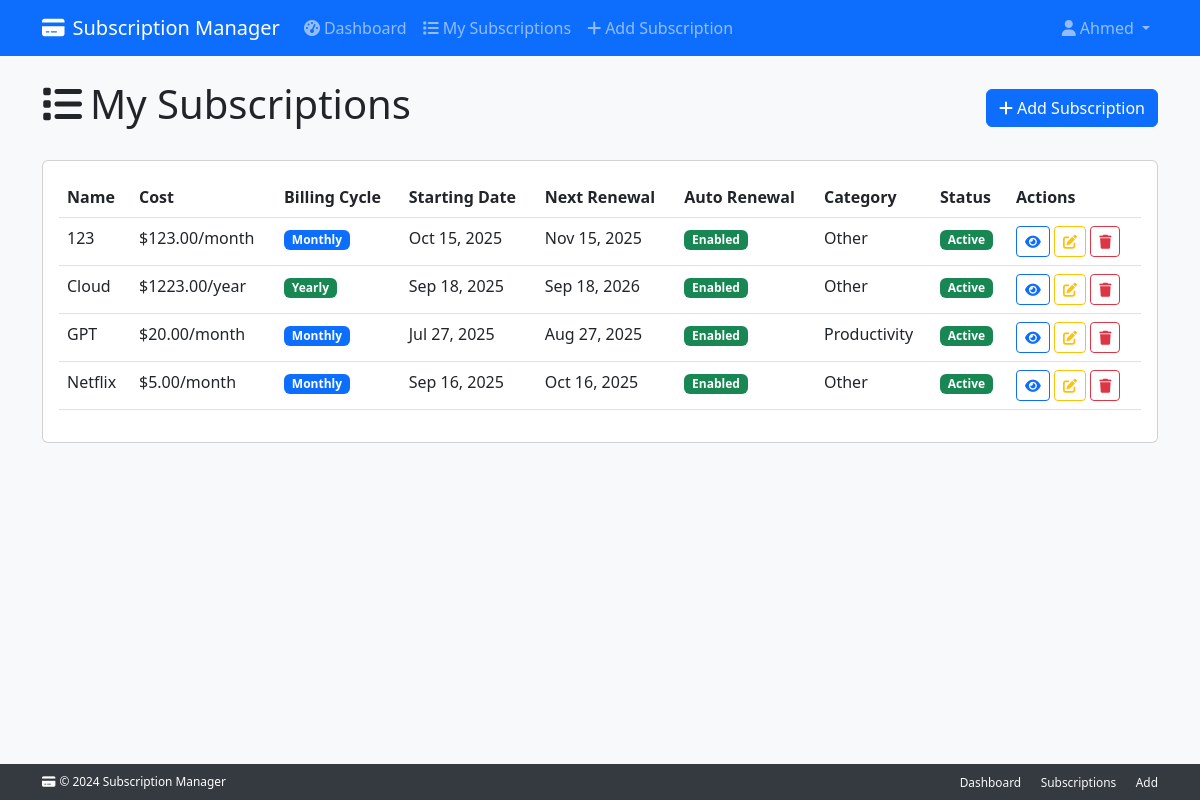
/subscriptions/ (signed in), run on an earlier commit of the app's database.
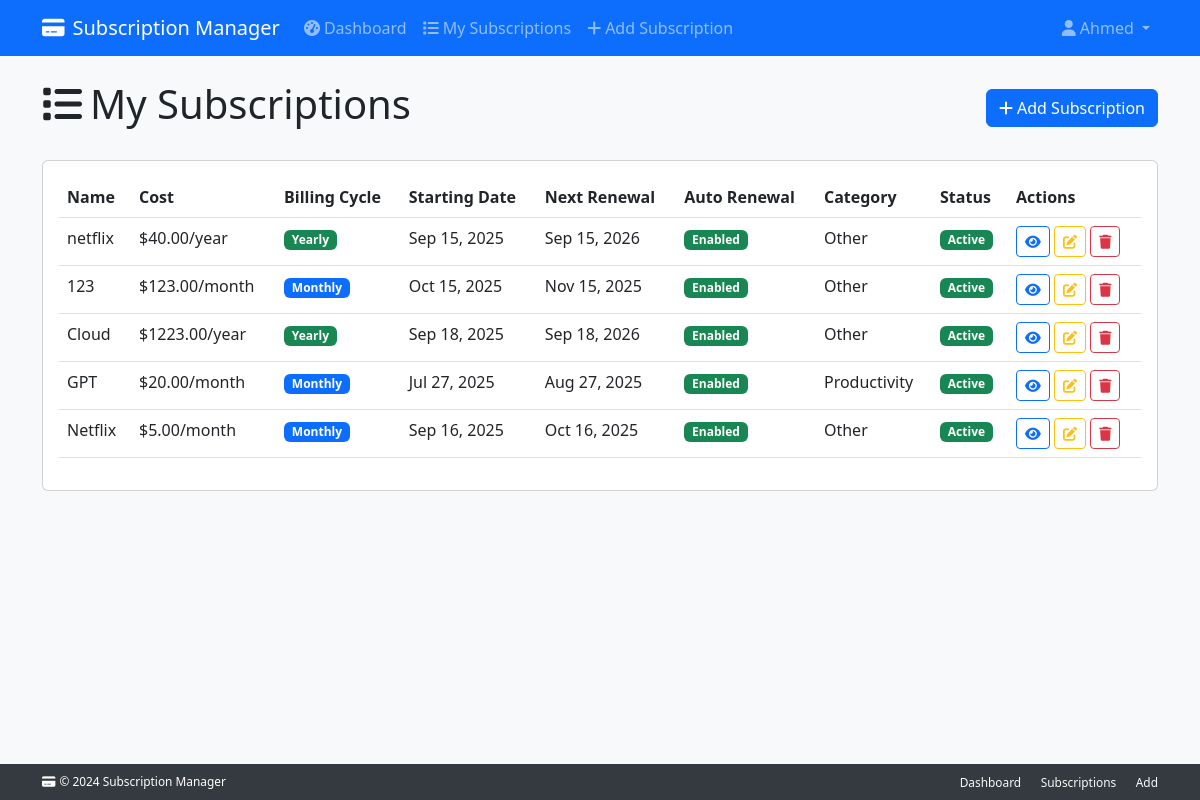
And on a later commit of the database.
### subscriptions/models.py (models this page shows, shortened)
class Subscription(models.Model):
    user = models.ForeignKey(settings.AUTH_USER_MODEL, on_delete=models.CASCADE, related_name="subscriptions")
    name = models.CharField(max_length=200)
    monthly_cost = models.DecimalField(max_digits=10, decimal_places=2, null=True, blank=True)
    yearly_cost = models.DecimalField(max_digits=10, decimal_places=2, null=True, blank=True)
    billing_cycle = models.CharField(max_length=10, choices=BILLING_CYCLE_CHOICES)
    start_date = models.DateField()
    renewal_date = models.DateField(null=True, blank=True)
    duration_months = models.PositiveIntegerField(null=True, blank=True, help_text="Duration in months (for monthly billing)")
    duration_years = models.PositiveIntegerField(null=True, blank=True, help_text="Duration in years (for yearly billing)")
    is_active = models.BooleanField(default=True)
    auto_renewal = models.BooleanField(default=True)  # Default enabled
    category = models.ForeignKey(Category, on_delete=models.PROTECT)
    created_at = models.DateTimeField(auto_now_add=True)
    updated_at = models.DateTimeField(auto_now=True)
    def days_until_renewal(self):
        if not self.renewal_date or not self.is_active:
            return None
        today = timezone.now().date()
        return (self.renewal_date - today).days
    def is_renewing_within(self, days: int = 7) -> bool:
        remaining_days = self.days_until_renewal()
        if remaining_days is None:
            return False
        if remaining_days < 0:
            return False
        return remaining_days <= days

class Category(models.Model):
    name = models.CharField(max_length=150)
    description = models.TextField(blank=True)
    parent = models.ForeignKey("self", null=True, blank=True, on_delete=models.SET_NULL, related_name="subcategories")

### subscriptions/views.py (the view)
# urls.py: path('', views.subscription_list, name='subscription_list'),
@login_required
def subscription_list(request):
    subscriptions = Subscription.objects.filter(user=request.user).order_by('-created_at')
    return render(request, 'subscriptions/subscription_list.html', {
        'subscriptions': subscriptions
    })

### subscriptions/templates/subscriptions/subscription_list.html (shortened to what this page needs)
{% extends 'base.html' %} {% block title %}My Subscriptions - Subscription Manager{% endblock %} {% block content %}
<div class="row">
  <div class="col-12">
    <div class="d-flex justify-content-between align-items-center mb-4">
      <h1><i class="fas fa-list me-2"></i>My Subscriptions</h1>
      <a href="{% url 'add_subscription' %}" class="btn btn-primary">
        <i class="fas fa-plus me-1"></i>Add Subscription
      </a>
    </div>
  </div>
</div>
<div class="row">
  <div class="col-12">
    {% if subscriptions %}
    <div class="card">
      <div class="card-body">
        {% include 'partials/subscriptions_table.html' %}
      </div>
    </div>
    {% endif %}
  </div>
</div>
{% include 'partials/delete_modal.html' %} {% endblock %}

### subscriptions/templates/partials/subscriptions_table.html (shortened to what this page needs)
<div class="table-responsive">
  <table class="table table-hover">
    <thead>
      <tr>
        <th>Name</th>
        <th>Cost</th>
        <th>Billing Cycle</th>
        <th>Starting Date</th>
        <th>Next Renewal</th>
        <th>Auto Renewal</th>
        <th>Category</th>
        <th>Status</th>
        <th>Actions</th>
      </tr>
    </thead>
    <tbody>
      {% for subscription in subscriptions %}
      <tr
        class="{% if subscription.is_renewing_within %}table-warning{% endif %}"
      >
        <td>{{ subscription.name }}</td>
        <td>
        {% if subscription.billing_cycle == 'monthly' %}
        ${{ subscription.monthly_cost|floatformat:2 }}/month
        {% else %}
        ${{ subscription.yearly_cost|floatformat:2 }}/year
        {% endif %}
        </td>
        <td>
          <span
            class="badge bg-{% if subscription.billing_cycle == 'monthly' %}primary{% else %}success{% endif %}"
          >
            {{ subscription.billing_cycle|title }}
          </span>
        </td>
        <td>{{ subscription.start_date|date:"M d, Y" }}</td>
        <td>
          {{ subscription.renewal_date|date:"M d, Y" }}
        </td>
        <td>
          {% include 'partials/badge_boolean.html' with value=subscription.auto_renewal true_label='Enabled' false_label='Disabled' %}
        </td>
        <td>{{ subscription.category.name|default:"No Category" }}</td>
        <td>
          {% include 'partials/badge_boolean.html' with value=subscription.is_active true_label='Active' false_label='Inactive' %}
        </td>
        <td>
          <a
            href="{% url 'subscription_detail' subscription.pk %}"
            class="btn btn-sm btn-outline-primary"
          >
            <i class="fas fa-eye"></i>
          </a>
          <a
            href="{% url 'edit_subscription' subscription.pk %}"
            class="btn btn-sm btn-outline-warning"
          >
            <i class="fas fa-edit"></i>
          </a>
          <button
            type="button"
            class="btn btn-sm btn-outline-danger"
            onclick="confirmDelete({{ subscription.pk }}, '{{ subscription.name }}')"
          >
            <i class="fas fa-trash"></i>
          </button>
        </td>
      </tr>
      {% endfor %}
    </tbody>
  </table>
</div>

### subscriptions/templates/partials/badge_boolean.html
<span class="badge bg-{% if value %}success{% else %}danger{% endif %}">
  {% if value %} {{ true_label|default:'Enabled' }} {% else %} {{
  false_label|default:'Disabled' }} {% endif %}
</span>

What changed in the data, as far as the page shows it:
added Subscription: name "netflix", yearly_cost "40.00", billing_cycle "Yearly", start_date "Sep 15, 2025", renewal_date "Sep 15, 2026", true_label "Enabled Active", category.name "Other"
